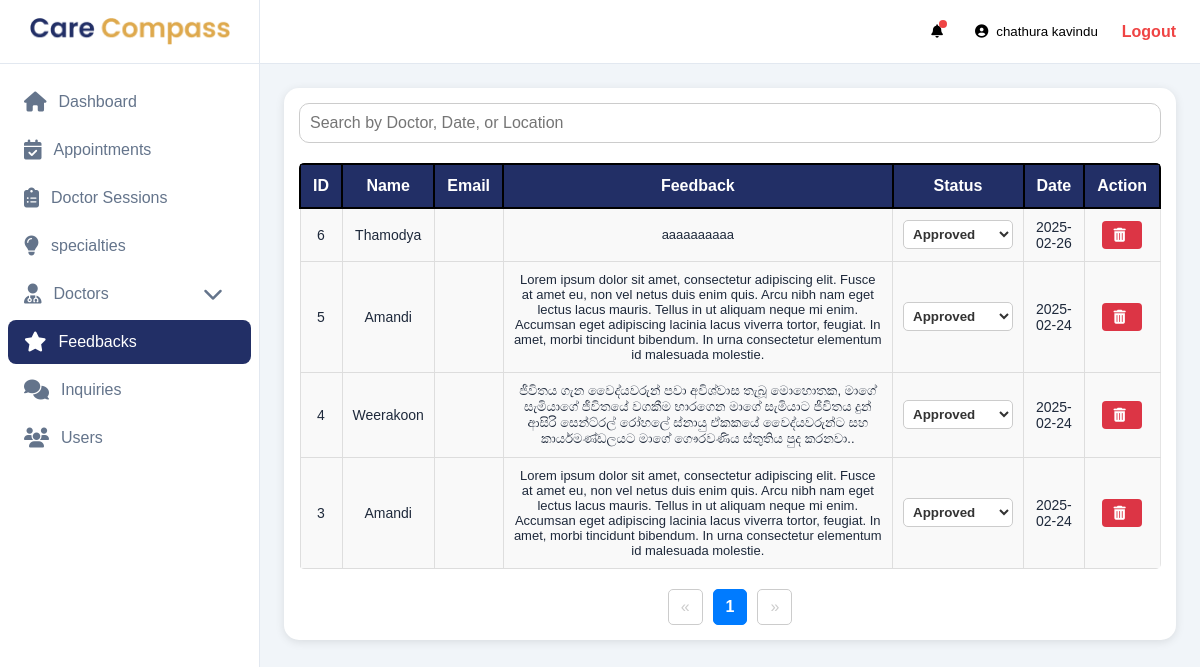
Screenshot of /admin/Feedbacks.php (signed in) with the database file from the repository.
### tables this page shows
CREATE TABLE IF NOT EXISTS `feedbacks` (
  `id` int NOT NULL AUTO_INCREMENT,
  `name` varchar(100) NOT NULL,
  `email` varchar(100) DEFAULT NULL,
  `image` varchar(250) DEFAULT NULL,
  `message` text NOT NULL,
  `status` varchar(20) NOT NULL,
  `date` varchar(50) DEFAULT NULL,
  `location` varchar(60) NOT NULL,
  PRIMARY KEY (`id`)
);

### functions/patients.php (called while the page is built, shortened)
<?php
function getAllFeedbacks($conn, $start, $limit){
    $sql = "SELECT * FROM feedbacks ORDER BY id DESC LIMIT $start, $limit ";
    $result = mysqli_query($conn, $sql);
    $feedbacks = mysqli_fetch_all($result, MYSQLI_ASSOC);
    return $feedbacks;
}
function getFeedbacksCount($conn){
    $sql = "SELECT COUNT(*) FROM feedbacks";
    $result = mysqli_query($conn, $sql);
    $count = mysqli_fetch_row($result);
    return $count[0];
}

### admin/Feedbacks.php (the view, shortened to what this page needs)
<?php include 'header.php';
include '../functions/patients.php';
?>
<div class="dashboard-content">
    <div class="card-body">
        <div class="search-bar">
            <input type="text" id="searchInput" placeholder="Search by Doctor, Date, or Location" onkeyup="searchSession()">
        </div>
        <div id="datatable-buttons_wrapper" class="dataTables_wrapper dt-bootstrap5 no-footer">
            <div class="row">
                <div class="col-sm-12">
                    <table id="datatable-buttons" class="table table-striped table-bordered dt-responsive nowrap" style="width: 100%;">
                        <thead>
                            <tr>
                                <th>ID</th>
                                <th>Name</th>
                                <th>Email</th>
                                <th>Feedback</th>
                                <th>Status</th>
                                <th>Date</th>
                                <th>Action</th>
                            </tr>
                        </thead>
                        <tbody class="index" id="index">
                            <tr class="align-middle">
                                <?php
                                if (!isset($_GET['page'])) {
                                    $end = 1 * 25;
                                    $start = $end - 25;
                                } else {
                                    $end = $_GET['page'] * 25;
                                    $start = $end - 25;
                                }
                                $feedbacks = getAllFeedbacks($conn, $start, $end);
                                foreach ($feedbacks as $feedback):
                                ?>
                                    <form action="" method="post" onsubmit="return confirmSubmit(this);">
                            <tr>
                                <td><?= $feedback['id'] ?></td>
                                <td><?= $feedback['name'] ?></td>
                                <td><?= $feedback['email'] ?></td>
                                <td class="message"><?= $feedback['message'] ?></td>
                                <td>
                                    <select class="form-select" name="status" onchange="confirmChange(this)">
                                        <option value="<?= $feedback['status'] ?>"><?= $feedback['status'] ?></option>
                                    </select>
                                </td>
                                <td><?= $feedback['date'] ?></td>
                                <td>
                                    <a href="?deleteId=<?= $feedback['id'] ?>" onclick="return confirm('Are you sure you want to delete this FeedBack?')"
                                        class="btn-danger btn-sm">
                                        <i class="fas fa-trash-alt"></i>
                                    </a>
                                </td>
                            </tr>
                            </form>
                            </tr>
                        <?php endforeach; ?>
                        </tbody>
                    </table>
                </div>
            </div>
        </div>
        <div class="d-flex justify-content-end mt-5">
            <nav aria-label="Page navigation">
                <ul class="pagination">
                    <?php
                    include '../db/config.php';
                    $total_pages = ceil(getFeedbacksCount($conn) / 25);
                    $current_page = isset($_GET['page']) ? (int)$_GET['page'] : 1;
                    $prev_page = max(1, $current_page - 1);
                    $next_page = min($total_pages, $current_page + 1);
                    ?>
                    <li class="page-item <?= ($current_page == 1) ? 'disabled' : '' ?>">
                        <a class="page-link" href="feedbacks.php?page=<?= $prev_page ?>" aria-label="Previous">
                            <span aria-hidden="true">&laquo;</span>
                        </a>
                    </li>
                    <?php for ($i = 1; $i <= $total_pages; $i++) : ?>
                        <li class="page-item <?= ($i == $current_page) ? 'active' : '' ?>">
                            <a class="page-link" href="feedbacks.php?page=<?= $i ?>"><?= $i ?></a>
                        </li>
                    <?php endfor; ?>
                    <li class="page-item <?= ($current_page == $total_pages) ? 'disabled' : '' ?>">
                        <a class="page-link" href="feedbacks.php?page=<?= $next_page ?>" aria-label="Next">
                            <span aria-hidden="true">&raquo;</span>
                        </a>
                    </li>
                </ul>
            </nav>
        </div>
    </div>
</div>
</body>
</html>

### assets/css/users/styles.css (style rules this page uses)
* { margin: 0; padding: 0; box-sizing: border-box; font-family: 'Poppins', sans-serif; font-weight: 500; --primary-color: #222F66; --secondary-color: #DEAA4E; }
body { background-color: #f1f5f9; color: #1e293b; }
.dashboard-content { padding: 24px; gap: 24px; display: flex; flex-direction: column; }
.card-body { border-radius: 15px; box-shadow: 0 2px 10px rgba(0, 0, 0, 0.1); background: #fff; padding: 15px; }
.table { width: 100%; border-collapse: collapse; margin-top: 10px; }
.table th { background: var(--primary-color); color: white; padding: 12px; border: 2px solid black; text-align: center; }
.table td { border: 1px solid rgba(0, 0, 0, 0.105); padding: 10px; text-align: center; border-bottom: 1px solid #ddd; }
.btn-sm { text-align: center; padding: 6px 11px; border-radius: 4px; text-decoration: none; font-size: 14px; transition: 0.2s; }
.table-striped tbody tr:nth-child(odd) { background: #f8f9fa; }
.btn-sm i { margin-right: 5px; }
.btn-danger { background: #dc3545; color: white; }
.pagination { display: flex; list-style: none; padding: 0; justify-content: center; align-items: center; margin-top: 20px; }
.pagination li { margin: 0 5px; }
.pagination a { text-decoration: none; padding: 8px 12px; border: 1px solid #007bff; color: #007bff; font-size: 16px; border-radius: 5px; transition: 0.3s ease-in-out; display: inline-block; }
.pagination .active a { background-color: #007bff; color: white; font-weight: bold; }
.pagination .disabled a { pointer-events: none; color: #ccc; border-color: #ccc; }
.search-bar { display: flex; justify-content: space-between; margin-bottom: 20px; gap: 50px; }
#searchInput { width: 100%; padding: 10px; margin-bottom: 0px; border: 1px solid #ccc; border-radius: 10px; font-size: 16px; }
table { width: 100%; margin: auto; border-collapse: collapse; background: #fff; border-radius: 5px; overflow: hidden; }
th, td { padding: 12px; border: 1px solid #ddd; text-align: center; }
th { background-color: #007bff; color: white; font-weight: bold; }
tr:nth-child(even) { background-color: #f9f9f9; }
input, textarea { font-size: 14px; font-weight: 500; width: 100%; padding: 0.75rem; border: 1px solid #d1d5db; border-radius: 0.5rem; background-color: white; transition: all 0.2s; }
select[name="status"] { width: 110px; padding: 5px; border-radius: 5px; border: 1px solid #ccc; background-color: #fff; color: #333; font-weight: bold; cursor: pointer; }

### admin/Feedbacks.php (style rules this page uses)
.message { font-size: 13px; width: 400px; }
td { font-size: 14px; }
select[name="status"] { width: 110px; padding: 5px; border-radius: 5px; border: 1px solid #ccc; background-color: #fff; color: #333; font-weight: bold; cursor: pointer; }

### rows the page displays
feedbacks: id "6", name "Thamodya", message "aaaaaaaaaa", status "Approved", date "2025-02-26"
feedbacks: id "5", name "Amandi", message "Lorem ipsum dolor sit amet, consectetur adipiscing elit. Fusce at amet eu, non vel netus duis enim quis. Arcu nibh nam eget lectus lacus mauris. Tellus in ut aliquam neque mi enim. Accumsan eget adipiscing lacinia lacus viverra tortor, feugiat. In amet, morbi tincidunt bibendum. In urna consectetur elementum id malesuada molestie.", status "Approved", date "2025-02-24"
feedbacks: id "4", name "Weerakoon", message "ජීවිතය ගැන වෛද්යවරුන් පවා අවිශ්වාස තැබූ මොහොතක, මාගේ සැමියාගේ ජීවිතයේ වගකීම භාරගෙන මාගේ සැමියාට ජීවිතය දුන් ආසිරි සෙන්ට්රල් රෝහලේ ස්නායු ඒකකයේ වෛද්යවරුන්ට සහ කාර්යමණ්ඩලයට මාගේ ගෞරවණිය ස්තුතිය පුද කරනවා..", status "Approved", date "2025-02-24"
feedbacks: id "3", name "Amandi", message "Lorem ipsum dolor sit amet, consectetur adipiscing elit. Fusce at amet eu, non vel netus duis enim quis. Arcu nibh nam eget lectus lacus mauris. Tellus in ut aliquam neque mi enim. Accumsan eget adipiscing lacinia lacus viverra tortor, feugiat. In amet, morbi tincidunt bibendum. In urna consectetur elementum id malesuada molestie.", status "Approved", date "2025-02-24"

### other values shown
$_SESSION['name'] "chathura kavindu"
